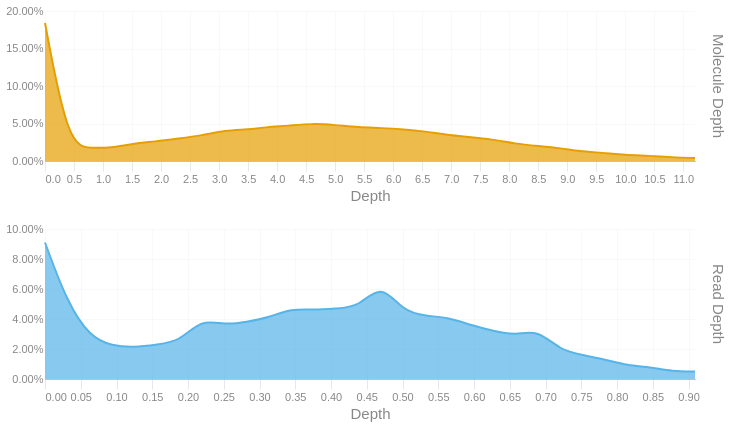

Notebook code cell kept with this figure:
### Code cell
readdep = depth_hist(tb['Read Depth'], q99, 3)
readdep = readdep.with_columns(pl.lit('Read Depth').alias('Metric'))
if not SKIPLR:
    moldep = depth_hist(tb['Molecule Depth'], mol_q99, 1)
    moldep = moldep.with_columns(pl.lit('Molecule Depth').alias('Metric'))
    _hist = pl.concat([readdep, moldep])
    _hist = _hist.filter(pl.col('Proportion') != 0)
    with SafeRender(_hist):
        (
            alt.Chart(_hist)        
            .mark_area(interpolate = "basis")
            .encode(
                x=alt.X('Bin:Q').scale(domainMin=0).axis(alt.Axis(title='Depth')),
                y = alt.Y('Proportion:Q', title = None).axis(format = '.2%'),
                color = alt.Color('Metric:N').legend(None),
                row = alt.Row("Metric:N").header(title = None, labelOrient = 'right'),
                tooltip = [
                    alt.Tooltip("Metric:N", title = "Metric"),
                    alt.Tooltip('Interval:N', title = "Depth Interval"),
                    alt.Tooltip('Proportion:Q', title = "% Alignments").format('.2%')
                ]
            )
            .resolve_scale(x='independent', y='independent')
            .properties(
                height = 150, width = 650,
                usermeta={'embedOptions': {'downloadFileName': f'{samplename}.depth.hist'}}
            )
        ).display()
else:
    readdep = readdep.filter(pl.col('Proportion') != 0)
    with SafeRender(readdep):
        (
            alt.Chart(readdep)        
            .mark_area(interpolate = "basis")
            .encode(
                x=alt.X('Bin:Q').scale(domainMin=0).axis(alt.Axis(title='Depth')),
                y = alt.Y('Proportion:Q', title = None).axis(format = '.2%'),
                tooltip = [
                    alt.Tooltip('Interval:N', title = "Depth Interval"),
                    alt.Tooltip('Proportion:Q', title = "% Alignments").format('.2%')
                ]
            )
            .properties(
                usermeta={'embedOptions': {'downloadFileName': f'{samplename}.depth.hist'}}
            )
        ).display()

### Figure 1 — Vega-Lite specification as saved in the notebook (floating-point values rounded to 4 significant figures)
{"width": 650, "height": 150, "config": {"title": {"anchor": "start", "dy": -15, "fontSize": 18, "color": "#888888", "subtitleColor": "#888888", "subtitleFontSize": 14}, "arc": {"fill": "#0072B2"}, "axis": {"domainColor": "#888888", "domainWidth": 0.5, "gridWidth": 0.2, "grid": false, "titleFontWeight": 400, "titleFontSize": 15, "labelFontSize": 11, "labelColor": "#888888", "tickColor": "#888888", "tickWidth": 0.2, "titleColor": "#888888"}, "axisBand": {"grid": false}, "axisX": {"grid": true, "tickSize": 10, "domainCap": "round"}, "axisY": {"domain": false, "grid": true, "tickSize": 0, "domainCap": "round"}, "background": "transparent", "header": {"labelFontSize": 15, "labelColor": "#888888", "titleFontSize": 15, "titleFontWeight": 600, "titleColor": "#888888"}, "legend": {"labelFont": "sans-serif", "labelFontSize": 12, "labelColor": "#888888", "symbolSize": 100, "symbolType": "circle", "titleFontSize": 12, "titlePadding": 10, "titleColor": "#888888", "title": null}, "range": {"category": ["#E69F00", "#56B4E9", "#009E73", "#F0E442", "#0072B2", "#D55E00", "#CC79A7", "#000000"], "diverging": ["#cfe8f3", "#a2d4ec", "#73bfe2", "#46abdb", "#1696d2", "#12719e"]}, "area": {"fill": "#0072B2", "fillOpacity": 0.7, "line": true, "strokeOpacity": 0.7}, "line": {"color": "#0072B2", "stroke": "#0072B2", "strokeWidth": 2}, "trail": {"color": "#0072B2", "stroke": "#0072B2", "strokeWidth": 0, "size": 1}, "point": {"filled": true, "fillOpacity": 1.0, "size": 95}, "text": {"color": "#888888", "fontSize": 11, "align": "right", "fontWeight": 400, "size": 11}, "bar": {"fill": "#0072B2", "stroke": null}, "view": {"stroke": null, "continuousWidth": 660, "continuousHeight": 400}}, "data": {"name": "data-f66ca075f843ddf66edbf71bd23c30ff"}, "mark": {"type": "area", "interpolate": "basis"}, "encoding": {"color": {"field": "Metric", "legend": null, "type": "nominal"}, "row": {"field": "Metric", "header": {"title": null, "labelOrient": "right"}, "type": "nominal"}, "tooltip": [{"field": "Metric", "title": "Metric", "type": "nominal"}, {"field": "Interval", "title": "Depth Interval", "type": "nominal"}, {"field": "Proportion", "format": ".2%", "title": "% Alignments", "type": "quantitative"}], "x": {"axis": {"title": "Depth"}, "field": "Bin", "scale": {"domainMin": 0}, "type": "quantitative"}, "y": {"axis": {"format": ".2%"}, "field": "Proportion", "title": null, "type": "quantitative"}}, "resolve": {"scale": {"x": "independent", "y": "independent"}}, "usermeta": {"embedOptions": {"downloadFileName": "TF26LRJL0073_5B_10484332_23Y22YLT4_L7.depth.hist"}}, "$schema": "https://vega.github.io/schema/vega-lite/v6.4.1.json", "datasets": {"data-f66ca075f843ddf66edbf71bd23c30ff": [{"Bin": 0.0, "Interval": "0.0-0.031", "Proportion": 0.091, "Metric": "Read Depth"}, {"Bin": 0.031, "Interval": "0.031-0.063", "Proportion": 0.051, "Metric": "Read Depth"}, {"Bin": 0.063, "Interval": "0.063-0.094", "Proportion": 0.028, "Metric": "Read Depth"}, {"Bin": 0.094, "Interval": "0.094-0.125", "Proportion": 0.022, "Metric": "Read Depth"}, {"Bin": 0.125, "Interval": "0.125-0.157", "Proportion": 0.021, "Metric": "Read Depth"}, {"Bin": 0.157, "Interval": "0.157-0.188", "Proportion": 0.023, "Metric": "Read Depth"}, {"Bin": 0.188, "Interval": "0.188-0.219", "Proportion": 0.025, "Metric": "Read Depth"}, {"Bin": 0.219, "Interval": "0.219-0.251", "Proportion": 0.04, "Metric": "Read Depth"}, {"Bin": 0.251, "Interval": "0.251-0.282", "Proportion": 0.036, "Metric": "Read Depth"}, {"Bin": 0.282, "Interval": "0.282-0.313", "Proportion": 0.038, "Metric": "Read Depth"}, {"Bin": 0.313, "Interval": "0.313-0.345", "Proportion": 0.041, "Metric": "Read Depth"}, {"Bin": 0.345, "Interval": "0.345-0.376", "Proportion": 0.047, "Metric": "Read Depth"}, {"Bin": 0.376, "Interval": "0.376-0.407", "Proportion": 0.046, "Metric": "Read Depth"}, {"Bin": 0.407, "Interval": "0.407-0.439", "Proportion": 0.047, "Metric": "Read Depth"}, {"Bin": 0.439, "Interval": "0.439-0.47", "Proportion": 0.048, "Metric": "Read Depth"}, {"Bin": 0.47, "Interval": "0.47-0.501", "Proportion": 0.064, "Metric": "Read Depth"}, {"Bin": 0.501, "Interval": "0.501-0.533", "Proportion": 0.045, "Metric": "Read Depth"}, {"Bin": 0.533, "Interval": "0.533-0.564", "Proportion": 0.042, "Metric": "Read Depth"}, {"Bin": 0.564, "Interval": "0.564-0.595", "Proportion": 0.041, "Metric": "Read Depth"}, {"Bin": 0.595, "Interval": "0.595-0.627", "Proportion": 0.036, "Metric": "Read Depth"}, {"Bin": 0.627, "Interval": "0.627-0.658", "Proportion": 0.032, "Metric": "Read Depth"}, {"Bin": 0.658, "Interval": "0.658-0.689", "Proportion": 0.029, "Metric": "Read Depth"}, {"Bin": 0.689, "Interval": "0.689-0.721", "Proportion": 0.033, "Metric": "Read Depth"}, {"Bin": 0.721, "Interval": "0.721-0.752", "Proportion": 0.019, "Metric": "Read Depth"}, {"Bin": 0.752, "Interval": "0.752-0.783", "Proportion": 0.016, "Metric": "Read Depth"}, {"Bin": 0.783, "Interval": "0.783-0.815", "Proportion": 0.013, "Metric": "Read Depth"}, {"Bin": 0.815, "Interval": "0.815-0.846", "Proportion": 0.009, "Metric": "Read Depth"}, {"Bin": 0.846, "Interval": "0.846-0.877", "Proportion": 0.008, "Metric": "Read Depth"}, {"Bin": 0.877, "Interval": "0.877-0.909", "Proportion": 0.005, "Metric": "Read Depth"}, {"Bin": 0.909, "Interval": "0.909-0.94", "Proportion": 0.005, "Metric": "Read Depth"}, {"Bin": 0.0, "Interval": "0.0-0.4", "Proportion": 0.184, "Metric": "Molecule Depth"}, {"Bin": 0.4, "Interval": "0.4-0.8", "Proportion": 0.02, "Metric": "Molecule Depth"}, {"Bin": 0.8, "Interval": "0.8-1.2", "Proportion": 0.017, "Metric": "Molecule Depth"}, {"Bin": 1.2, "Interval": "1.2-1.5", "Proportion": 0.018, "Metric": "Molecule Depth"}, {"Bin": 1.5, "Interval": "1.5-1.9", "Proportion": 0.023, "Metric": "Molecule Depth"}, {"Bin": 1.9, "Interval": "1.9-2.3", "Proportion": 0.026, "Metric": "Molecule Depth"}, {"Bin": 2.3, "Interval": "2.3-2.7", "Proportion": 0.03, "Metric": "Molecule Depth"}, {"Bin": 2.7, "Interval": "2.7-3.1", "Proportion": 0.034, "Metric": "Molecule Depth"}, {"Bin": 3.1, "Interval": "3.1-3.5", "Proportion": 0.041, "Metric": "Molecule Depth"}, {"Bin": 3.5, "Interval": "3.5-3.8", "Proportion": 0.042, "Metric": "Molecule Depth"}, {"Bin": 3.8, "Interval": "3.8-4.2", "Proportion": 0.045, "Metric": "Molecule Depth"}, {"Bin": 4.2, "Interval": "4.2-4.6", "Proportion": 0.047, "Metric": "Molecule Depth"}, {"Bin": 4.6, "Interval": "4.6-5.0", "Proportion": 0.05, "Metric": "Molecule Depth"}, {"Bin": 5.0, "Interval": "5.0-5.4", "Proportion": 0.048, "Metric": "Molecule Depth"}, {"Bin": 5.4, "Interval": "5.4-5.8", "Proportion": 0.045, "Metric": "Molecule Depth"}, {"Bin": 5.8, "Interval": "5.8-6.2", "Proportion": 0.044, "Metric": "Molecule Depth"}, {"Bin": 6.2, "Interval": "6.2-6.5", "Proportion": 0.042, "Metric": "Molecule Depth"}, {"Bin": 6.5, "Interval": "6.5-6.9", "Proportion": 0.04, "Metric": "Molecule Depth"}, {"Bin": 6.9, "Interval": "6.9-7.3", "Proportion": 0.035, "Metric": "Molecule Depth"}, {"Bin": 7.3, "Interval": "7.3-7.7", "Proportion": 0.032, "Metric": "Molecule Depth"}, {"Bin": 7.7, "Interval": "7.7-8.1", "Proportion": 0.029, "Metric": "Molecule Depth"}, {"Bin": 8.1, "Interval": "8.1-8.5", "Proportion": 0.023, "Metric": "Molecule Depth"}, {"Bin": 8.5, "Interval": "8.5-8.9", "Proportion": 0.02, "Metric": "Molecule Depth"}, {"Bin": 8.9, "Interval": "8.9-9.2", "Proportion": 0.017, "Metric": "Molecule Depth"}, {"Bin": 9.2, "Interval": "9.2-9.6", "Proportion": 0.013, "Metric": "Molecule Depth"}, {"Bin": 9.6, "Interval": "9.6-10.0", "Proportion": 0.011, "Metric": "Molecule Depth"}, {"Bin": 10.0, "Interval": "10.0-10.4", "Proportion": 0.008, "Metric": "Molecule Depth"}, {"Bin": 10.4, "Interval": "10.4-10.8", "Proportion": 0.007, "Metric": "Molecule Depth"}, {"Bin": 10.8, "Interval": "10.8-11.2", "Proportion": 0.005, "Metric": "Molecule Depth"}, {"Bin": 11.2, "Interval": "11.2-11.55", "Proportion": 0.004, "Metric": "Molecule Depth"}]}}
